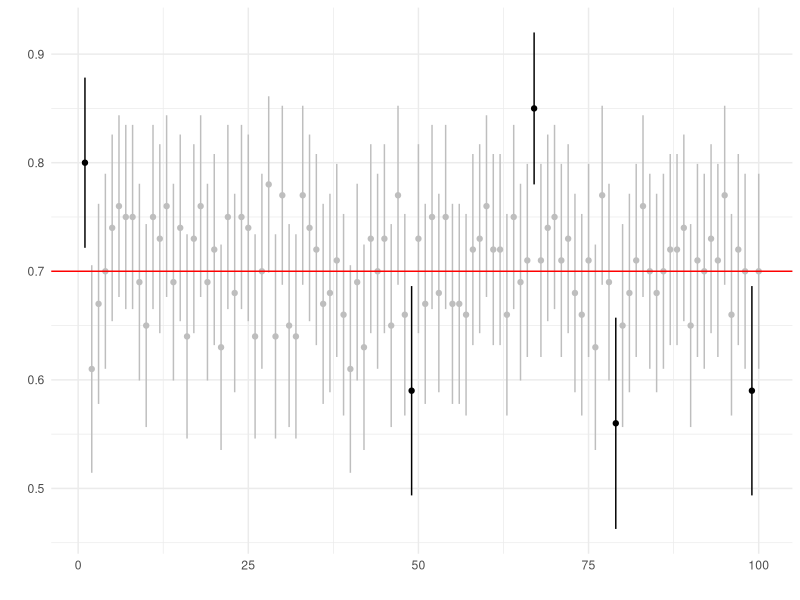

Here is the R script that generated this plot:
#####################################################################
# Asymptotic confidence interval for Ber(theta) 
# Author: Jose Antonio Perusquía Cortés
# Afil. : Facultad de Ciencias - UNAM
# Module : Statistical inference
#####################################################################

#####################################################################
# Required libraries 
library(ggplot2)      # Version 3.5.2
library(ggthemes)     # Version 5.1.0
library(dplyr)        # Version 1.1.4
#####################################################################

#####################################################################
# Create 100 confidence intervels with 10000 samples of Ber(.7)
n=100
x = matrix(nrow=100,ncol=n)

set.seed(314)
for(i in 1:100){
  x[i,]=rbinom(n,1,.7)
}

# Point estimate
emv=apply(x,1,mean)

# Upper and lower limits of the confidence intervals
# with significance of alpha=0.05
L=numeric(100)
U=numeric(100)

for(i in 1:100){
  L[i]=emv[i]-(qnorm(.975)*sqrt(emv[i]*(1-emv[i])/n))
  U[i]=emv[i]+(qnorm(.975)*sqrt(emv[i]*(1-emv[i])/n))
}
#####################################################################

#####################################################################
# Analysis
n=c(1:100)

# Dataframe
res = data.frame(n,emv,L,U)

# Add an indicator variable to know which intervals actually
# contain the true parameter
res = res%>%
  mutate(flag=ifelse(L<.7,ifelse(U>.7,1,0),0))

# Counts and plot
table(res$flag)

ggplot(data = res,aes(x=n,y=emv,colour=as.factor(flag)))+
  geom_point(show.legend = F)+
  geom_segment(show.legend = F,x=n,xend=n,y=L,yend=U)+
  geom_hline(yintercept = .7,col='red')+
  scale_colour_manual(values=c('black','grey'))+
  theme_minimal()+
  ylim(c(min(L),max(U)))+
  labs(x='',y='')
#####################################################################